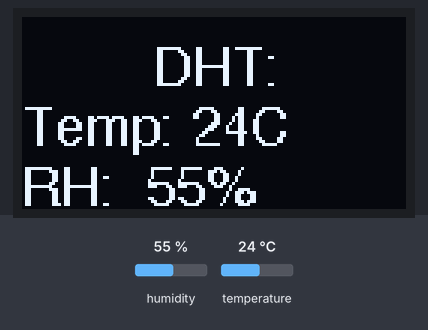
Simulated run of this program. Board: ESP32 board running MicroPython. On the bench: 128×64 one-colour display. Inputs (shaded band) come from the test bench; at power-on: humidity 55 %, temperature 24 °C. Library files of the repository ran but are not shown: ssd1306.py; what the program prints to the serial console is not drawn.

Above: at 30.2 s.

The program:

01_b_DHT11.py
```python
import dht, machine, time
from freesans9 import FreeSans9Defs

i2c = machine.I2C(0)
devices = i2c.scan()
display = None

hasOLED = False

if devices.count(0x3c) == 0:
    print("No SSD1306!")
else:
    from ssd1306 import SSD1306_I2C
    display = SSD1306_I2C(128, 64, i2c)
    hasOLED = True

D = dht.DHT11(machine.Pin(3))
lastDisplay = 0 # never displayd DHT so far
interval = 30000 # 30 seconds

def displayDHT():
    global D, lastDisplay, hasOLED, display
    D.measure()
    T = D.temperature()
    H = D.humidity()
    print(f"\t• Temperature:\t{T}°")
    print(f"\t• Humidity:\t{H}%")
    if hasOLED:
        display.cls()
        display.displayString(FreeSans9Defs, f"DHT:", 44, 0)
        display.displayString(FreeSans9Defs, f"Temp: {T}C", 0, 20)
        display.displayString(FreeSans9Defs, f"RH:  {H}%", 0, 40)
        display.show(rotate180 = False)
    lastDisplay = time.ticks_ms()

while True:
    if time.ticks_ms() - lastDisplay > interval:
        displayDHT()
```

Source omitted: freesans9.py (data table, 10207 bytes)
